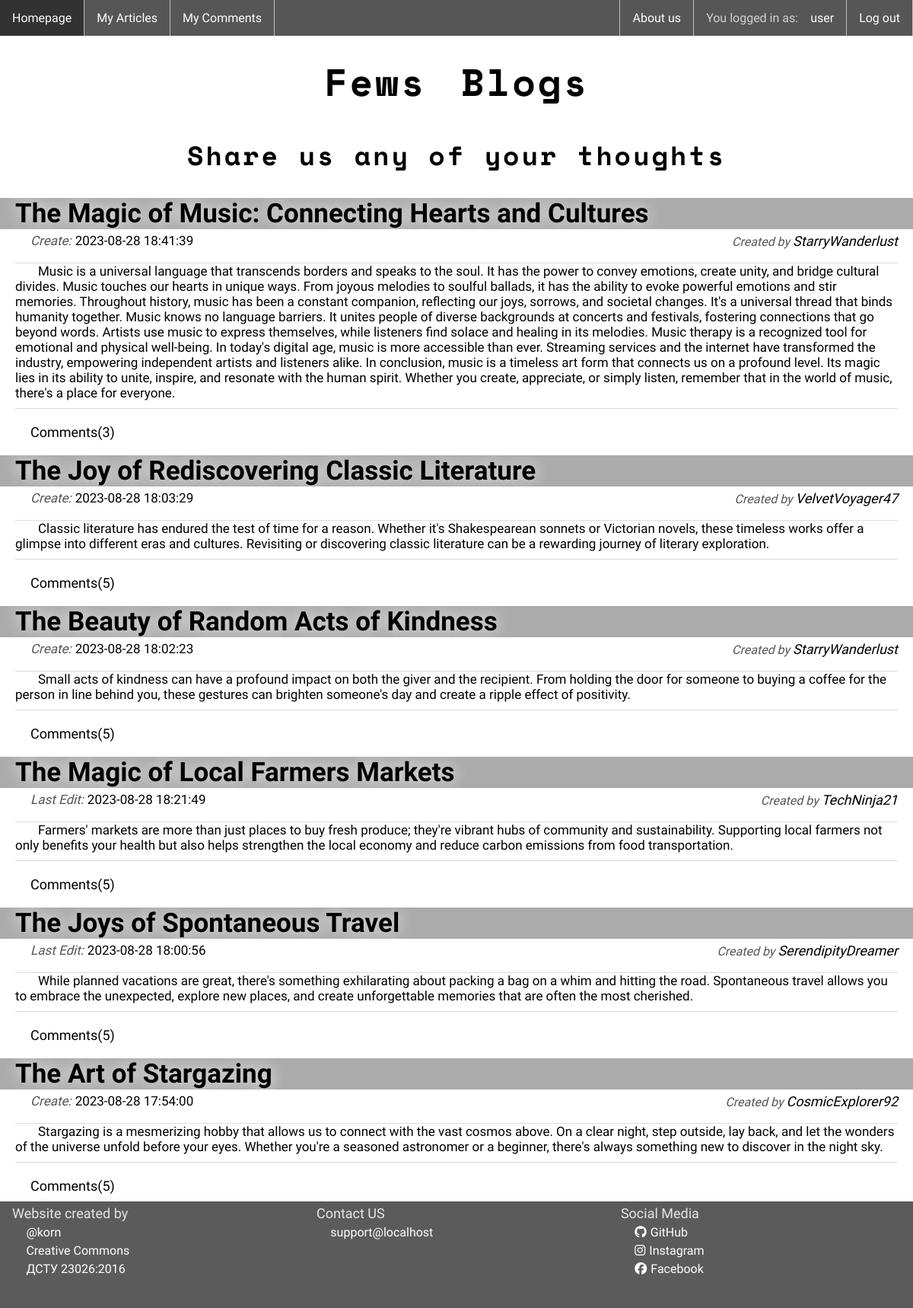
The page /code/index.php (signed in) on the database its author committed.
### tables this page shows
CREATE TABLE `articles` (
  `article_id` int(11) NOT NULL AUTO_INCREMENT,
  `topic` varchar(255) NOT NULL,
  `content` text NOT NULL,
  `username` varchar(50) NOT NULL,
  `create_datetime` datetime NOT NULL,
  `edit_datetime` datetime DEFAULT NULL,
  `public` varchar(5) NOT NULL,
  PRIMARY KEY (`article_id`)
);

### code/index.php (the view, shortened to what this page needs)
<!DOCTYPE html>
<html lang="en">
<head>
    <link href="styles/main.css" rel="stylesheet" />
    <link href="styles/homepage.css" rel="stylesheet" />
</head>
<header class="user_panel">
    <?php include("user_panel.php") ?>
</header>
<body>
    <h1 class="sitename">Fews Blogs</h1>
    <h2 class="slogan">Share us any of your thoughts</h2>
<?php
    $article_query      = mysqli_query($db_connection, "SELECT * FROM `articles`
        WHERE public='yes' ORDER BY create_datetime DESC") or die(mysqli_error());
    print "<div class='article'>";
    while ($article_item = mysqli_fetch_array($article_query)) {
        $username   = $article_item['username'];
        $user_query = mysqli_query($db_connection, "SELECT * FROM `users`
            WHERE username='$username'");
        $user_item  = mysqli_fetch_array($user_query);
?>
        <h3 class="topic">
            <a href="article.php?id=<?php print $article_item['article_id'] ?>"><?php print $article_item['topic'] ?></a>
        </h3>
        <ul class="article_info">
            <li class="right">
                <p class="text">Created by
                    <a class="user" href="user_profile.php?id=<?php print $user_item['id']?>"><?php print $article_item['username'] ?></a>
                </p>
            </li>
<?php
        if ($article_item['edit_datetime'] != null){
            print "
                <li class='left'>
                        <p class='text'>
                            Last Edit:
                        </p>
                        <p class='datetime'>
                            " . $article_item['edit_datetime'] . "
                        </p>
                    </li>";
        } else {
            print "
                <li class='left'>
                    <p class='text'>
                        Create:
                    </p>
                    <p class='datetime'>
                        ".$article_item['create_datetime']."
                    </p>
                </li>";
        }
        print "</ul>
                <br>";
        print "<p class='article_content'>".$article_item['content']."</p>";
        $comment_query = mysqli_query($db_connection, "SELECT * FROM `comments`
            WHERE article_id='$article_item[article_id]'");
        $comment_count = mysqli_num_rows($comment_query);
        print "<a class='comment' href='article.php?id=".$article_item['article_id']."'>Comments(".$comment_count.")</a>";
    }
?>
        </div>
</body>
<footer class="footer">
    <?php include("footer.php") ?>
</footer>
</html>

### code/styles/main.css (style rules this page uses)
html { background-image: url(../img/white-concrete-wall.jpg); background-position: center; background-attachment: scroll; }
body { background-color: rgba(255, 255, 255, 0.7); max-width: 1400px; margin: auto; margin-bottom: 0; font-family: 'Muli', sans-serif; height: 100%; }
h1 { letter-spacing: 3px; word-spacing: 12px; font-family: 'Space Mono', monospace; font-size: 50px; padding-top: 3%; }
h2 { letter-spacing: 3px; font-family: 'Space Mono', monospace; font-size: 35px; }
footer { background:rgba(0, 0, 0, 0.4); }

### code/styles/homepage.css (style rules this page uses)
.sitename { text-decoration: none; margin-top: 0px; padding-top: 70px; text-align: center; }
.slogan { text-decoration: none; text-align: center; margin-bottom: 0px; padding-bottom: 20px; }
.topic { background: rgba(0, 0, 0, 0.329); margin: 10px 0px 5px 0px; max-width: 1400px; padding: 0px 0px 0px 20px; }
.topic a { font-size: 35px; text-decoration: none; color: rgb(0, 0, 0); text-shadow: 0px 0px 20px rgb(255, 255, 255); }
.article_info { list-style-type: none; margin: 0; padding: 0px 0px 0px 40px; }
.article_info .left p { font-size: 17px; display: block; float: left; }
.article_info .right p { display: block; float: right; padding: 0px 20px 0px 0px; }
.article_info li p { margin: 0 }
.text { list-style-type: none; color: rgb(85, 85, 85); padding-right: 5px; font-style: italic; }
.datetime { padding-right: 10px; }
.article_info li a { text-decoration: none; color: black; font-size: 18px; }
.article_content { margin: 20px; font-size: 17px; border-top: 1px rgba(211, 211, 211, 0.788) solid; border-bottom: 1px rgba(211, 211, 211, 0.788) solid; padding-bottom: 10px; text-indent: 30px; }
.comment { display: block; padding: 0px 0px 10px 40px; margin-bottom: 0px; font-size: 18px; color: black; text-decoration: none; }

### rows shown on the page
articles: topic "The Magic of Music: Connecting Hearts and Cultures", username "StarryWanderlust", create_datetime "2023-08-28 18:41:39", content "Music is a universal language that transcends borders and speaks to the soul. It has the power to convey emotions, create unity, and bridge cultural divides. Music touches our hearts in unique ways. From joyous melodies to soulful ballads, it has the ability to evoke powerful emotions and stir memories. Throughout history, music has been a constant companion, reflecting our joys, sorrows, and societal changes. It's a universal thread that binds humanity together. Music knows no language barriers. It unites people of diverse backgrounds at concerts and festivals, fostering connections that go beyond words. Artists use music to express themselves, while listeners find solace and healing in…", comment_count "3"
articles: topic "The Joy of Rediscovering Classic Literature", username "VelvetVoyager47", create_datetime "2023-08-28 18:03:29", content "Classic literature has endured the test of time for a reason. Whether it's Shakespearean sonnets or Victorian novels, these timeless works offer a glimpse into different eras and cultures. Revisiting or discovering classic literature can be a rewarding journey of literary exploration.", comment_count "5"
articles: topic "The Beauty of Random Acts of Kindness", username "StarryWanderlust", create_datetime "2023-08-28 18:02:23", content "Small acts of kindness can have a profound impact on both the giver and the recipient. From holding the door for someone to buying a coffee for the person in line behind you, these gestures can brighten someone's day and create a ripple effect of positivity.", comment_count "5"
articles: topic "The Magic of Local Farmers Markets", username "TechNinja21", edit_datetime "2023-08-28 18:21:49", content "Farmers' markets are more than just places to buy fresh produce; they're vibrant hubs of community and sustainability. Supporting local farmers not only benefits your health but also helps strengthen the local economy and reduce carbon emissions from food transportation.", comment_count "5"
articles: topic "The Joys of Spontaneous Travel", username "SerendipityDreamer", edit_datetime "2023-08-28 18:00:56", content "While planned vacations are great, there's something exhilarating about packing a bag on a whim and hitting the road. Spontaneous travel allows you to embrace the unexpected, explore new places, and create unforgettable memories that are often the most cherished.", comment_count "5"
articles: topic "The Art of Stargazing", username "CosmicExplorer92", create_datetime "2023-08-28 17:54:00", content "Stargazing is a mesmerizing hobby that allows us to connect with the vast cosmos above. On a clear night, step outside, lay back, and let the wonders of the universe unfold before your eyes. Whether you're a seasoned astronomer or a beginner, there's always something new to discover in the night sky.", comment_count "5"

### other values the page prints
$_SESSION['username'] "user"
$_SERVER['HTTP_HOST'] "localhost"
